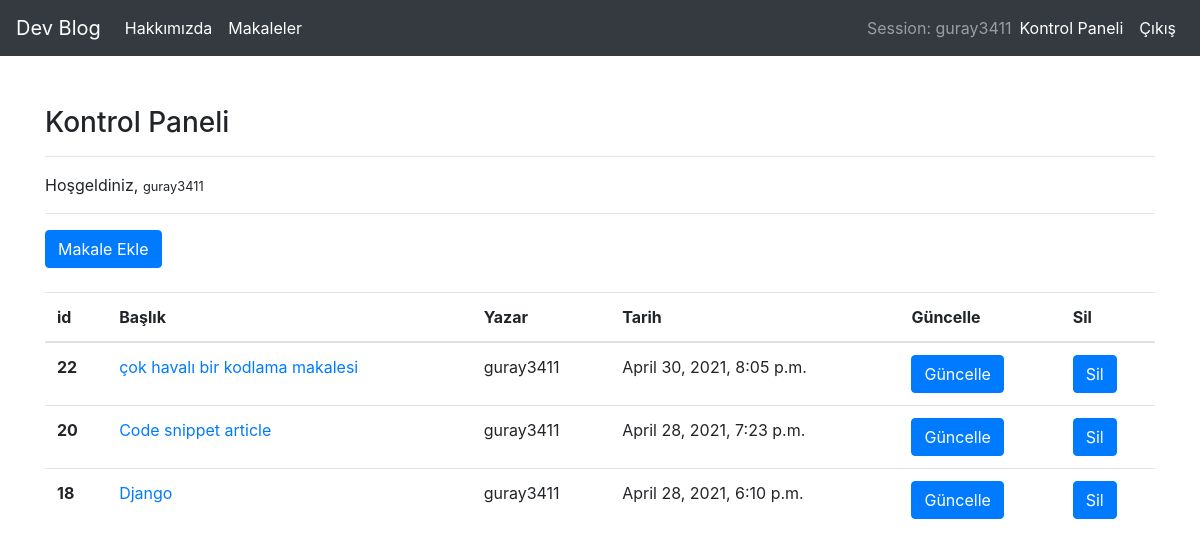
Screenshot of /articles/dashboard/ (signed in) with the database file from the repository.
### article/models.py (models this page shows, shortened)
class Article(models.Model):
    author = models.ForeignKey("auth.User", on_delete=models.CASCADE, verbose_name="Yazar")
    title = models.CharField(max_length=50, verbose_name="Başlık")
    content = RichTextField()
    created_date = models.DateTimeField(auto_now_add=True, verbose_name="Oluşturma Tarihi")
    article_image = models.FileField(blank=True, null=True, verbose_name="Makaleye görsel ekleyin")
    class Meta:
        ordering = ['-created_date']

### article/views.py (the view)
# urls.py: path('dashboard/', views.dashboard, name="dashboard"),
@login_required(login_url="user:login")
def dashboard(request):
    allarticles = Article.objects.filter(author=request.user)
    context = {
        "allarticles": allarticles
    }
    return render(request, "dashboard.htm", context)

### templates/dashboard.htm
{% extends "layout.htm" %}
{% block body %}
<h3>Kontrol Paneli</h3>
<hr>
<p>
Hoşgeldiniz, <small>{{request.user.username}}</small>
</p>
<hr>
<a class="btn btn-primary" href="/articles/addarticle">Makale Ekle</a>
<br>
<br>
{% if allarticles %}
<table class="table">
  <thead>
    <tr>
      <th scope="col">id</th>
      <th scope="col">Başlık</th>
      <th scope="col">Yazar</th>
      <th scope="col">Tarih</th>
      <th scope="col">Güncelle</th>
      <th scope="col">Sil</th>
    </tr>
  </thead>
  <tbody>
    {% for article in allarticles %}
    <tr>
      <th scope="row">{{article.id}}</th>
      <td><a href="{% url 'article:detail' article.id %}">{{article.title}}</a></td>
      <td>{{article.author.username}}</td>
      <td>{{article.created_date}}</td>
      <td><a href="{% url 'article:update' article.id %}" class="btn btn-primary">Güncelle</a></td>
      <td><a href="{% url 'article:delete' article.id %}" class="btn btn-primary">Sil</a></td>
    </tr>
    {% endfor %}
  </tbody>
</table>
{% else %}
<div class="alert alert-warning">
Henüz bir makaleniz yok
</div>
{% endif %}
{% endblock body %}

### templates/includes/navbar.htm (shortened to what this page needs)
<nav class="navbar navbar-expand-sm bg-dark navbar-dark">
  <a class="navbar-brand" href="{% url 'index' %}">Dev Blog</a>
  <div class="collapse navbar-collapse" id="navbarSupportedContent">
    <ul class="navbar-nav mr-auto">
      <li class="nav-item active">
        <a class="nav-link" href="{% url 'about' %}">Hakkımızda </a>
      </li>
      <li class="nav-item active">
        <a class="nav-link" href="{% url 'article:articles' %}">Makaleler </a>
      </li>
    </ul>
    {% if request.user.is_authenticated %}
    <ul class="navbar-nav ml-auto">
      <span class="navbar-text">Session: {{request.user.username}}</span>
      <li class="nav-item active">
        <a class="nav-link" href="{% url 'article:dashboard' %}">Kontrol Paneli</a>
      </li>
      <li class="nav-item active">
        <a class="nav-link" href="{% url 'user:logout' %}">Çıkış</a>
      </li>
    </ul>
    {% endif %}
  </div>
</nav>

### rows the page displays
Article: id "22", title "çok havalı bir kodlama makalesi", author.username "guray3411", created_date "April 30, 2021, 8:05 p.m."
Article: id "20", title "Code snippet article", author.username "guray3411", created_date "April 28, 2021, 7:23 p.m."
Article: id "18", title "Django", author.username "guray3411", created_date "April 28, 2021, 6:10 p.m."

### other values shown
{{ request.user.username }} "guray3411"
